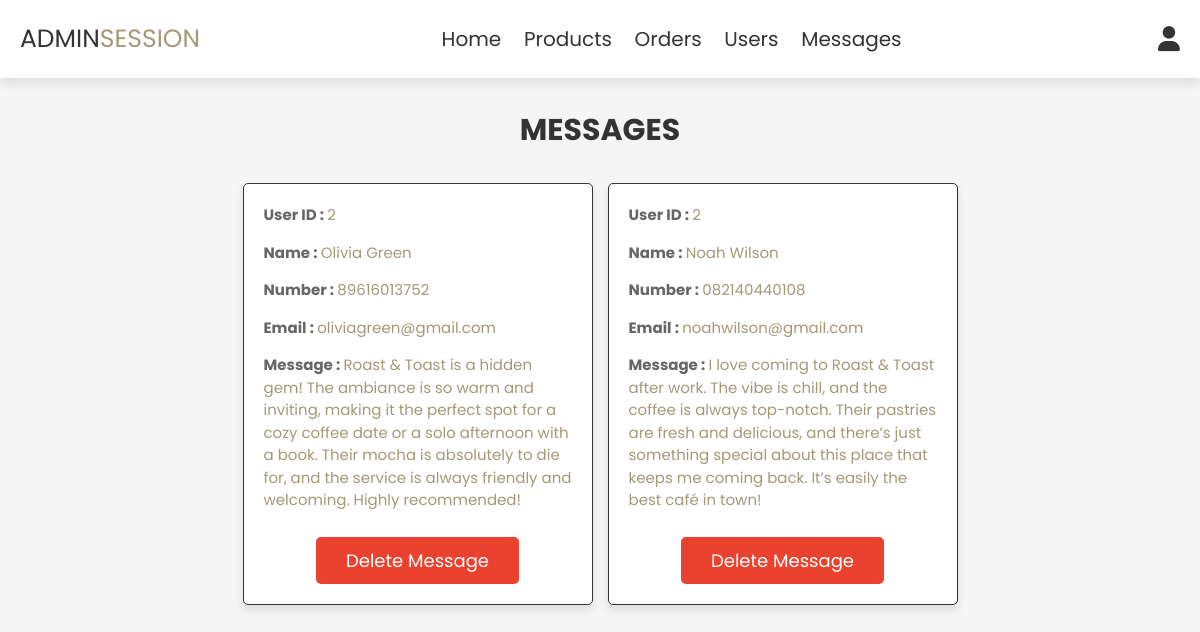
Screenshot of /admin_contacts.php (signed in) with the database file from the repository.
### tables this page shows
CREATE TABLE `message` (
  `id` int(100) NOT NULL,
  `user_id` int(100) NOT NULL,
  `name` varchar(100) NOT NULL,
  `email` varchar(100) NOT NULL,
  `number` varchar(12) NOT NULL,
  `message` varchar(500) NOT NULL
);

### admin_contacts.php (the view, shortened to what this page needs)
<?php
include 'config.php';
?>
<!DOCTYPE html>
<html lang="en">
<head>
   <link rel="stylesheet" href="https://cdnjs.cloudflare.com/ajax/libs/font-awesome/6.0.0/css/all.min.css">
   <link rel="stylesheet" href="css/admin_style.css">
</head>
<body>
<?php include 'admin_header.php'; ?>
<section class="messages">
   <h1 class="title"> Messages </h1>
   <div class="box-container">
   <?php
      $select_message = mysqli_query($conn, "SELECT * FROM `message`") or die('query failed');
      if(mysqli_num_rows($select_message) > 0){
         while($fetch_message = mysqli_fetch_assoc($select_message)){
   ?>
   <div class="box">
      <p> User ID : <span><?php echo $fetch_message['user_id']; ?></span> </p>
      <p> Name : <span><?php echo $fetch_message['name']; ?></span> </p>
      <p> Number : <span><?php echo $fetch_message['number']; ?></span> </p>
      <p> Email : <span><?php echo $fetch_message['email']; ?></span> </p>
      <p> Message : <span><?php echo $fetch_message['message']; ?></span> </p>
      <a href="admin_contacts.php?delete=<?php echo $fetch_message['id']; ?>" onclick="return confirm('Delete this Message?');" class="delete-btn">Delete Message</a>
   </div>
   <?php
      };
   }
   ?>
   </div>
</section>
</body>
</html>

### css/admin_style.css (style rules this page uses)
:root { --main-color: #a19978; --red: #ea422f; --orange: #e9b562; --black: #333; --white: #fff; --light-color: #666; --light-white: #ccc; --light-background: #f5f5f5; --border: 0.1rem solid var(--black); --box-shadow: 0 0.5rem 1rem rgba(0, 0, 0, 0.1); }
* { font-family: "Poppins", sans-serif; margin: 0; padding: 0; box-sizing: border-box; outline: none; border: none; text-decoration: none; transition: all 0.2s linear; }
html { font-size: 62.5%; overflow-x: hidden; }
body { background-color: var(--light-background); }
section { padding: 3rem 2rem; }
.title { text-align: center; margin-bottom: 3rem; text-transform: uppercase; color: var(--black); font-size: 3rem; }
.btn, .option-btn, .delete-btn, .white-btn { display: inline-block; margin-top: 1rem; padding: 1rem 3rem; cursor: pointer; color: var(--white); font-size: 1.8rem; border-radius: 0.5rem; text-transform: capitalize; }
.delete-btn { background-color: var(--red); }
.messages .box-container { display: grid; grid-template-columns: repeat(auto-fit, 35rem); justify-content: center; gap: 1.5rem; max-width: 1200px; margin: 0 auto; align-items: flex-start; }
.messages .box-container .box { background-color: var(--white); padding: 2rem; border: var(--border); box-shadow: var(--box-shadow); border-radius: 0.5rem; display: flex; flex-direction: column; align-items: center; }
.messages .box-container .box p { padding-bottom: 1.5rem; font-size: 1.5rem; color: var(--light-color); line-height: 1.5; width: 100%; font-weight: bold; }
.messages .box-container .box p span { color: var(--main-color); font-weight: normal; }
.messages .box-container .box .delete-btn { margin-top: 1rem; align-self: center; }

### rows the page displays
message: user "2", name "Olivia Green", number "89616013752", email "oliviagreen@gmail.com", message "Roast & Toast is a hidden gem! The ambiance is so warm and inviting, making it the perfect spot for a cozy coffee date or a solo afternoon with a book. Their mocha is absolutely to die for, and the service is always friendly and welcoming. Highly recommended!"
message: user "2", name "Noah Wilson", number "082140440108", email "noahwilson@gmail.com", message "I love coming to Roast & Toast after work. The vibe is chill, and the coffee is always top-notch. Their pastries are fresh and delicious, and there’s just something special about this place that keeps me coming back. It’s easily the best café in town!"
